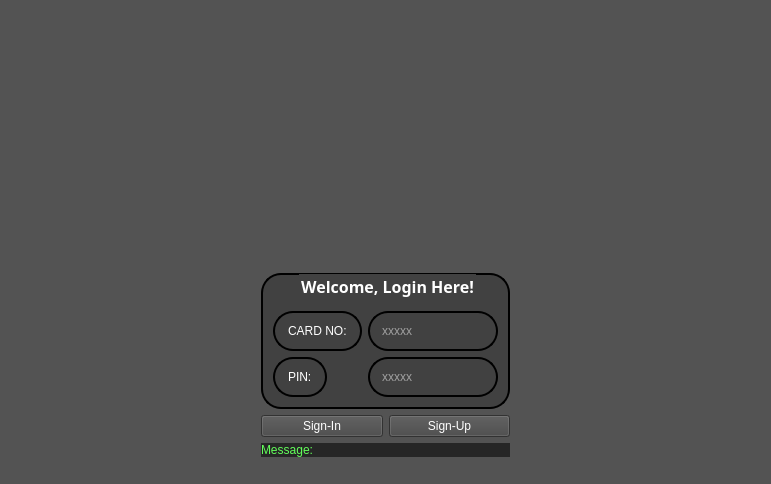
<?xml version="1.0" encoding="UTF-8"?>
<ui version="4.0">
 <class>w_LoginForm</class>
 <widget class="QWidget" name="w_LoginForm">
  <property name="geometry">
   <rect>
    <x>0</x>
    <y>0</y>
    <width>771</width>
    <height>484</height>
   </rect>
  </property>
  <property name="windowTitle">
   <string>SwiftTrust - Login</string>
  </property>
  <property name="windowIcon">
   <iconset resource="../../icons/all_images.qrc">
    <normaloff>:/Main/window_icon.png</normaloff>:/Main/window_icon.png</iconset>
  </property>
  <property name="windowOpacity">
   <double>2.000000000000000</double>
  </property>
  <property name="styleSheet">
   <string notr="true">QWidget {
	background-color: rgb(83, 83, 83);
}
</string>
  </property>
  <layout class="QGridLayout" name="gridLayout">
   <item row="6" column="1" colspan="2">
    <spacer name="verticalSpacer_8">
     <property name="orientation">
      <enum>Qt::Vertical</enum>
     </property>
     <property name="sizeHint" stdset="0">
      <size>
       <width>20</width>
       <height>40</height>
      </size>
     </property>
    </spacer>
   </item>
   <item row="1" column="1" colspan="2">
    <widget class="QGroupBox" name="groupBox_2">
     <property name="styleSheet">
      <string notr="true">border: 0;
background: transparent;</string>
     </property>
     <property name="title">
      <string/>
     </property>
     <layout class="QGridLayout" name="gridLayout_2">
      <item row="2" column="0">
       <spacer name="verticalSpacer_9">
        <property name="orientation">
         <enum>Qt::Vertical</enum>
        </property>
        <property name="sizeHint" stdset="0">
         <size>
          <width>20</width>
          <height>40</height>
         </size>
        </property>
       </spacer>
      </item>
      <item row="1" column="0">
       <spacer name="verticalSpacer_2">
        <property name="orientation">
         <enum>Qt::Vertical</enum>
        </property>
        <property name="sizeHint" stdset="0">
         <size>
          <width>20</width>
          <height>40</height>
         </size>
        </property>
       </spacer>
      </item>
      <item row="3" column="0">
       <spacer name="verticalSpacer_3">
        <property name="orientation">
         <enum>Qt::Vertical</enum>
        </property>
        <property name="sizeHint" stdset="0">
         <size>
          <width>20</width>
          <height>40</height>
         </size>
        </property>
       </spacer>
      </item>
      <item row="4" column="0">
       <widget class="QLabel" name="label_4">
        <property name="text">
         <string/>
        </property>
        <property name="pixmap">
         <pixmap resource="../../icons/all_images.qrc">:/Bg/title.png</pixmap>
        </property>
        <property name="alignment">
         <set>Qt::AlignCenter</set>
        </property>
       </widget>
      </item>
      <item row="0" column="0">
       <spacer name="verticalSpacer_10">
        <property name="orientation">
         <enum>Qt::Vertical</enum>
        </property>
        <property name="sizeHint" stdset="0">
         <size>
          <width>20</width>
          <height>40</height>
         </size>
        </property>
       </spacer>
      </item>
     </layout>
    </widget>
   </item>
   <item row="1" column="3">
    <spacer name="horizontalSpacer_2">
     <property name="orientation">
      <enum>Qt::Horizontal</enum>
     </property>
     <property name="sizeHint" stdset="0">
      <size>
       <width>40</width>
       <height>20</height>
      </size>
     </property>
    </spacer>
   </item>
   <item row="1" column="0">
    <spacer name="horizontalSpacer">
     <property name="orientation">
      <enum>Qt::Horizontal</enum>
     </property>
     <property name="sizeHint" stdset="0">
      <size>
       <width>40</width>
       <height>20</height>
      </size>
     </property>
    </spacer>
   </item>
   <item row="5" column="1" colspan="2">
    <spacer name="verticalSpacer_7">
     <property name="orientation">
      <enum>Qt::Vertical</enum>
     </property>
     <property name="sizeHint" stdset="0">
      <size>
       <width>20</width>
       <height>40</height>
      </size>
     </property>
    </spacer>
   </item>
   <item row="4" column="1" colspan="2">
    <spacer name="verticalSpacer_6">
     <property name="orientation">
      <enum>Qt::Vertical</enum>
     </property>
     <property name="sizeHint" stdset="0">
      <size>
       <width>20</width>
       <height>40</height>
      </size>
     </property>
    </spacer>
   </item>
   <item row="3" column="1" colspan="2">
    <spacer name="verticalSpacer">
     <property name="orientation">
      <enum>Qt::Vertical</enum>
     </property>
     <property name="sizeHint" stdset="0">
      <size>
       <width>20</width>
       <height>40</height>
      </size>
     </property>
    </spacer>
   </item>
   <item row="10" column="1" colspan="2">
    <spacer name="verticalSpacer_4">
     <property name="orientation">
      <enum>Qt::Vertical</enum>
     </property>
     <property name="sizeHint" stdset="0">
      <size>
       <width>20</width>
       <height>40</height>
      </size>
     </property>
    </spacer>
   </item>
   <item row="9" column="1" colspan="2">
    <widget class="QLabel" name="lb_message">
     <property name="enabled">
      <bool>true</bool>
     </property>
     <property name="styleSheet">
      <string notr="true">color: rgb(98, 255, 90);
background-color: rgb(38, 38, 38);</string>
     </property>
     <property name="text">
      <string>Message:</string>
     </property>
    </widget>
   </item>
   <item row="8" column="2">
    <widget class="QPushButton" name="pbtn_sign_up">
     <property name="styleSheet">
      <string notr="true">color: rgb(255, 255, 255);
background-color: rgb(70, 70, 70);</string>
     </property>
     <property name="text">
      <string>Sign-Up</string>
     </property>
     <property name="icon">
      <iconset resource="../../icons/all_images.qrc">
       <normaloff>:/Buttons/sign_up.svg</normaloff>:/Buttons/sign_up.svg</iconset>
     </property>
    </widget>
   </item>
   <item row="7" column="1" colspan="2">
    <widget class="QGroupBox" name="groupBox">
     <property name="font">
      <font>
       <family>Cascadia Mono</family>
       <pointsize>12</pointsize>
       <bold>true</bold>
      </font>
     </property>
     <property name="styleSheet">
      <string notr="true">color: rgb(255, 255, 255);
background-color: rgb(65, 65, 65);
border: 2px solid rgb(0, 0, 0);
border-radius: 20px;
padding-right: 10px;
padding-left: 10px;
padding-top: 10px;
padding-bottom: 10px;
</string>
     </property>
     <property name="title">
      <string>Welcome, Login Here!</string>
     </property>
     <property name="alignment">
      <set>Qt::AlignCenter</set>
     </property>
     <layout class="QFormLayout" name="formLayout">
      <item row="0" column="0">
       <widget class="QLabel" name="label">
        <property name="text">
         <string>CARD NO:</string>
        </property>
       </widget>
      </item>
      <item row="0" column="1">
       <widget class="QLineEdit" name="input_cardNo">
        <property name="mouseTracking">
         <bool>true</bool>
        </property>
        <property name="focusPolicy">
         <enum>Qt::ClickFocus</enum>
        </property>
        <property name="styleSheet">
         <string notr="true">QLineEdit:hover{
	border: 2px solid rgb(255, 255, 255)
}

QLineEdit:focus{
	border: 2px solid rgb(247, 191, 75)
}</string>
        </property>
        <property name="text">
         <string/>
        </property>
        <property name="readOnly">
         <bool>false</bool>
        </property>
        <property name="placeholderText">
         <string>xxxxx</string>
        </property>
       </widget>
      </item>
      <item row="1" column="0">
       <widget class="QLabel" name="label_2">
        <property name="text">
         <string>PIN:</string>
        </property>
       </widget>
      </item>
      <item row="1" column="1">
       <widget class="QLineEdit" name="input_pin">
        <property name="mouseTracking">
         <bool>true</bool>
        </property>
        <property name="tabletTracking">
         <bool>false</bool>
        </property>
        <property name="focusPolicy">
         <enum>Qt::ClickFocus</enum>
        </property>
        <property name="styleSheet">
         <string notr="true">QLineEdit:hover{
	border: 2px solid rgb(255, 255, 255)
}

QLineEdit:focus{
	border: 2px solid rgb(247, 191, 75)
}</string>
        </property>
        <property name="text">
         <string/>
        </property>
        <property name="echoMode">
         <enum>QLineEdit::Password</enum>
        </property>
        <property name="placeholderText">
         <string>xxxxx</string>
        </property>
       </widget>
      </item>
     </layout>
    </widget>
   </item>
   <item row="2" column="1" colspan="2">
    <spacer name="verticalSpacer_5">
     <property name="orientation">
      <enum>Qt::Vertical</enum>
     </property>
     <property name="sizeHint" stdset="0">
      <size>
       <width>20</width>
       <height>40</height>
      </size>
     </property>
    </spacer>
   </item>
   <item row="8" column="1">
    <widget class="QPushButton" name="pbtn_sign_in">
     <property name="styleSheet">
      <string notr="true">background-color: rgb(70, 70, 70);
color: rgb(255, 255, 255);</string>
     </property>
     <property name="text">
      <string>Sign-In</string>
     </property>
     <property name="icon">
      <iconset resource="../../icons/all_images.qrc">
       <normaloff>:/Buttons/sign-in.svg</normaloff>:/Buttons/sign-in.svg</iconset>
     </property>
    </widget>
   </item>
  </layout>
 </widget>
 <tabstops>
  <tabstop>pbtn_sign_in</tabstop>
  <tabstop>pbtn_sign_up</tabstop>
 </tabstops>
 <resources>
  <include location="../../icons/all_images.qrc"/>
 </resources>
 <connections/>
</ui>
